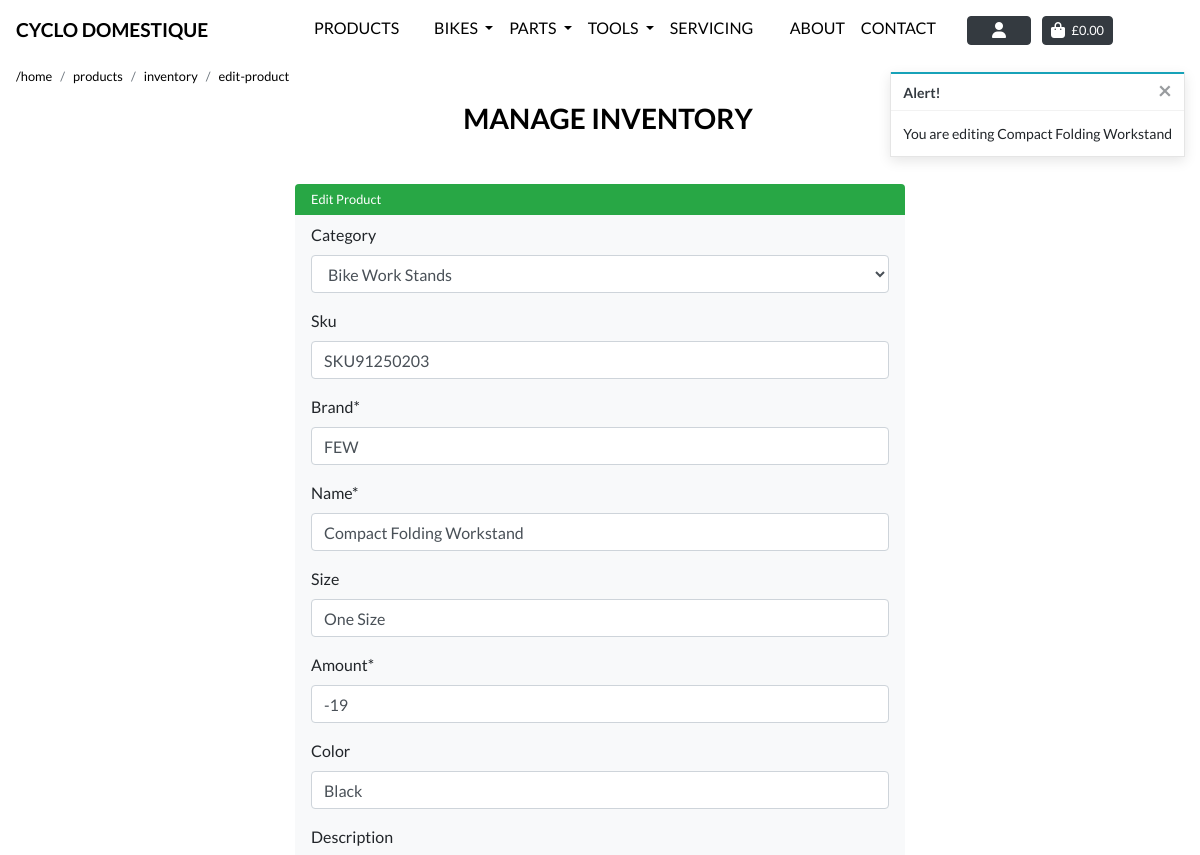
Page /products/edit/28/ (signed in, upper part) on the earlier database version.
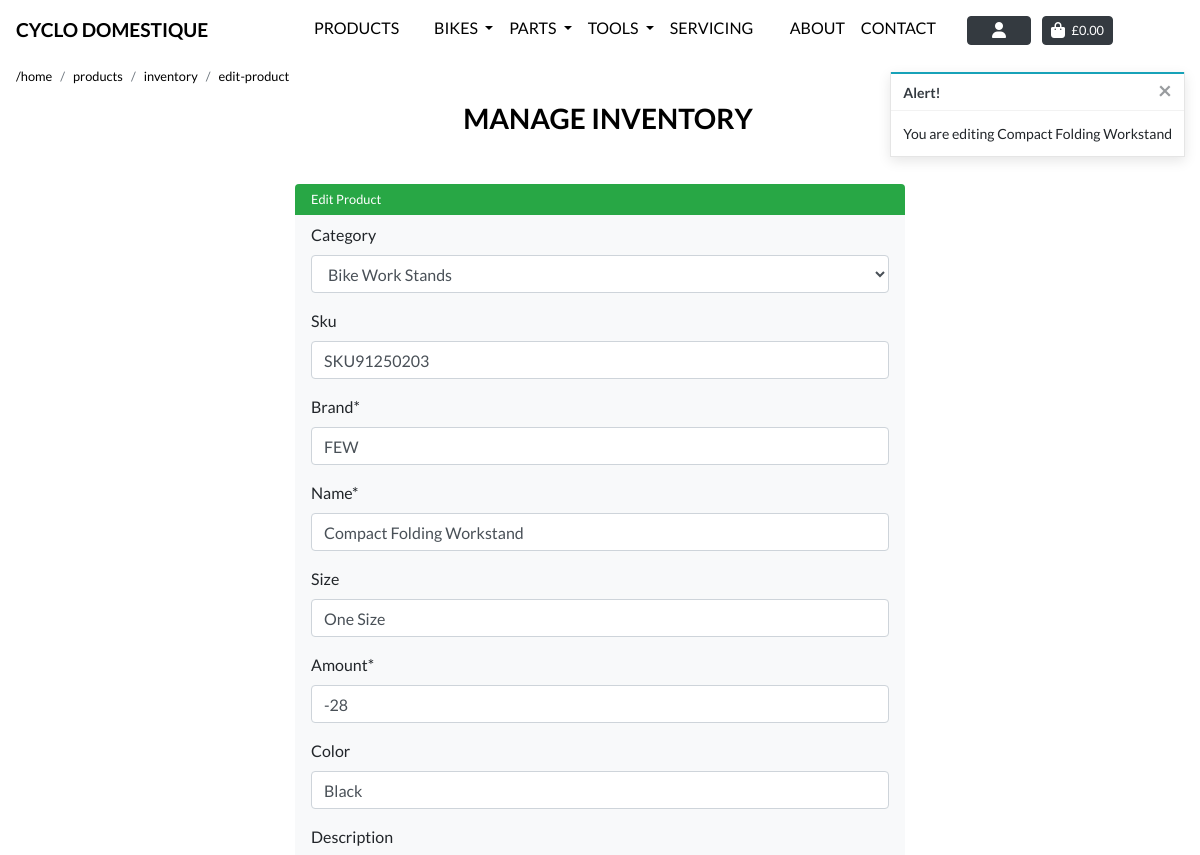
Same page on the later database version.
### products/models.py (models this page shows, shortened)
class Product(models.Model):
    category = models.ForeignKey('Category', null=True, blank=True,
                                 on_delete=models.SET_NULL)
    sku = models.CharField(max_length=254, null=True, blank=True)
    brand = models.CharField(max_length=254)
    name = models.CharField(max_length=254)
    size = models.CharField(max_length=254, null=True, blank=True)
    amount = models.DecimalField(max_digits=10, decimal_places=0, default=10)
    color = models.CharField(max_length=30, null=True, blank=True)
    description = models.TextField(max_length=254, null=True, blank=True)
    full_description = models.TextField(blank=True, null=True)
    key_features = models.TextField(blank=True, null=True)
    price = models.DecimalField(max_digits=6, decimal_places=2)
    rating = models.DecimalField(max_digits=6, decimal_places=1,
                                 null=True, blank=True)
    image = models.ImageField(null=True, blank=True)
    image_url = models.URLField(max_length=1024, null=True, blank=True)

### products/views.py (the view)
# urls.py: path('edit/<int:product_id>/', views.edit_product, name='edit_product'),
@login_required
def edit_product(request, product_id):
    if not request.user.is_superuser:
        messages.error(request, 'Sorry, only store owners can do that.')
        return redirect(reverse('home'))
    product = get_object_or_404(Product, pk=product_id)
    if request.method == 'POST':
        form = ProductForm(request.POST, request.FILES, instance=product)
        if form.is_valid():
            form.save()
            messages.success(request, 'Successfully updated product!')
            return redirect(reverse('product_details', args=[product.id]))
        else:
            messages.error(request, 'Failed to update product. '
                           'Please ensure the form is valid.')
    else:
        form = ProductForm(instance=product)
        messages.info(request, f'You are editing {product.name}')
    template = 'products/edit_product.html'
    context = {
        'form': form,
        'product': product,
        'on_inventory_page': True
    }
    return render(request, template, context)

### products/forms.py
class ProductForm(forms.ModelForm):
    class Meta:
        model = Product
        fields = '__all__'
    image = forms.ImageField(label='Image', required=False,
                             widget=CustomClearableFileInput)
    def __init__(self, *args, **kwargs):
        super().__init__(*args, **kwargs)
        categories = Category.objects.all()
        friendly_names = [(c.id, c.get_friendly_name()) for c in categories]
        self.fields['category'].choices = friendly_names
        for field_name, field in self.fields.items():
            field.widget.attrs['class'] = ''

### products/models.py (called while the page is built)
    def get_friendly_name(self):
        return self.friendly_name

### products/templates/products/edit_product.html (shortened to what this page needs)
{% extends "base.html" %}
{% load static %}
{% block extra_css %}
<link rel="stylesheet" href="{% static 'checkout/css/checkout.css' %}">
<link rel="stylesheet" href="{% static 'css/page_navbar.css' %}">
{% endblock %}
{% block page_header %}
<div class="header-container header-mobile">
</div>
{% endblock %}
{% block content %}
<div class="ml-3">
    <div class="col-md-12 px-0 mb-1">
        <nav aria-label="breadcrumb">
            <ol class="breadcrumb bg-transparent pl-0 mb-0  small">
                <li class="breadcrumb-item"><a class="text-black text-lowercase" href="/">/home</a></li>
                <li class="breadcrumb-item"><a class="text-black text-lowercase" href="/products">products</a></li>
                <li class="breadcrumb-item"><a class="text-black text-lowercase"
                        href="/products/inventory">inventory</a></li>
                <li class="breadcrumb-item"><a class="text-black text-lowercase"
                        href="/products/inventory">edit-product</a></li>
            </ol>
        </nav>
    </div>
</div>
<div class="container">
    <div class="row">
        <div class="col">
            <h3 class="text-black text-uppercase font-weight-bold mb-5 text-center pl-3"> Manage Inventory</h3>
        </div>
    </div>
    <div class="row">
        <div class="col-2 d-none d-md-block d-lg-block d-xl-block"></div>
        <div class="col-12 col-md-8  rounded">
            <form method="POST" action="{% url 'edit_product' product.id %}" class="form bg-light rounded "
                enctype="multipart/form-data">
                <h5 class="pl-3 bg-success rounded-top text-white font-weight-normal small py-2 mb-0">Edit Product</h5>
                <div class="px-3 mt-2">
                    {% for field in form %}
                    {% if field.name != 'image' %}
                    {{ field | as_crispy_field }}
                    {% else %}
                    {{ field }}
                    {% endif %}
                    {% endfor %}
                </div>
            </form>
        </div>
        <div class="col-2 d-none d-md-block d-lg-block d-xl-block"></div>
    </div>
</div>
{% endblock %}

Differences in the rows shown:
changed Product "Description": amount "-19" → "-28"
